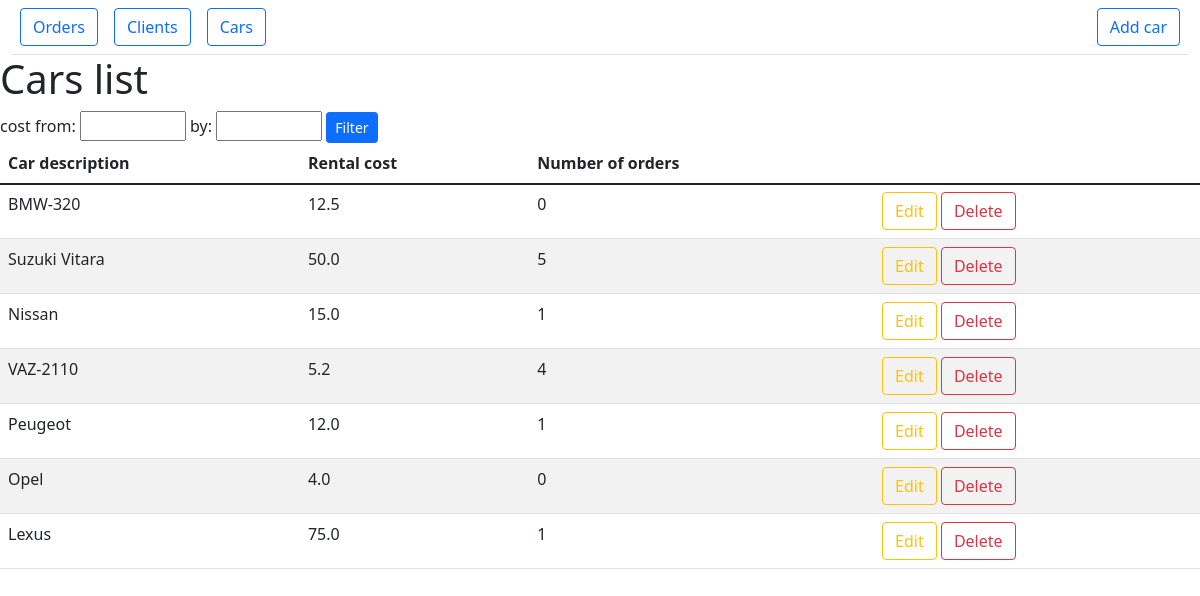
The app's page /cars-list, older data.
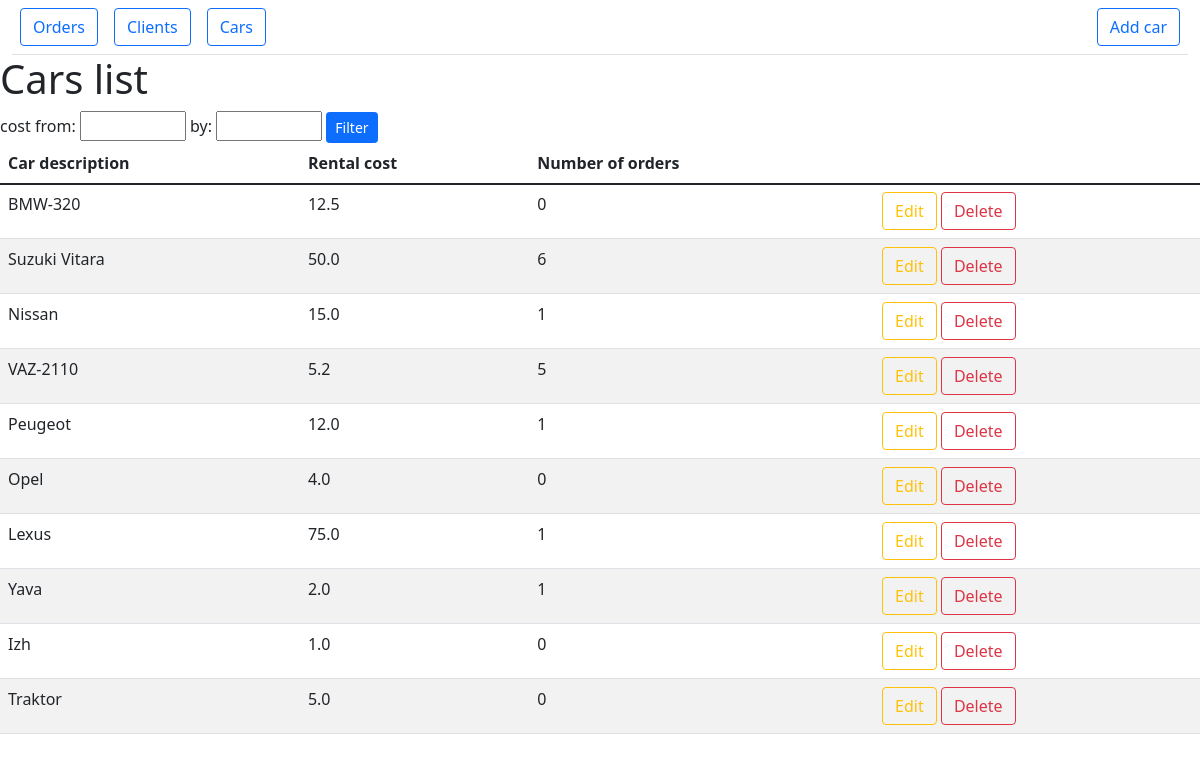
The same page, newer data.
### main.py (models this page shows, shortened)
class Cars(db.Model):
    id = db.Column(db.Integer, primary_key=True)
    number = db.Column(db.String(30), nullable=False)
    description = db.Column(db.String(90), nullable=False)
    rental_cost = db.Column(db.Float(), nullable=False)

### main.py (the view, shortened to what this page needs)
@rental_cars.route('/cars-list', methods=['POST', 'GET'])
def cars_list():
    cars_req = "SELECT id, description, rental_cost, COUNT(car_id) FROM \
                    (SELECT cars.*, orders.car_id FROM cars \
                    LEFT JOIN orders ON cars.id = orders.car_id) GROUP BY id"
    g.db = sqlite3.connect('rental_cars.db')
    cur = g.db.execute(cars_req)
    linked_cars = cur.fetchall()
    g.db.close()
    return render_template('cars-list.html', linked_cars=linked_cars)

### templates/cars-list.html (shortened to what this page needs)
{% extends 'documentation/html_prototype/static_prototype.html' %}
{% block nav %}
<div class="ms-auto p-2 bd-highlight"><a href="/add-car" class="btn btn-outline-primary"> Add car </a></div>
{% endblock %}
{% block body %}
<h1>Cars list</h1>
<form method="POST">
    <label for="cost_from"> cost from: </label>
    <input type="number" step="1" min="0" max="1000" id="cost_from" name="cost_from"/>
    <label for="cost_by"> by: </label>
    <input type="number" step="1" min="0" max="1000" id="cost_by" name="cost_by"/>
    <button type="submit" class="btn btn-primary btn-sm">Filter</button>
</form>
<table class="table table-striped table-hover">
    <thead>
        <tr>
            <th scope="col">Car description</th>
            <th scope="col">Rental cost</th>
            <th scope="col">Number of orders</th>
        </tr>
    </thead>
    <tbody>
        <tr>
            {% for row in linked_cars %}
                <tr>
                    <td>{{ row[1] }}</td>
                    <td>{{ row[2] }}</td>
                    <td>{{ row[3] }}</td>
                    <td>
                        <a href="/cars-list/{{ row[0] }}/update-car" class="btn btn-outline-warning">Edit</a>
                        <a href="/cars-list/{{ row[0] }}/delete-car" class="btn btn-outline-danger" onclick="return confirm('Please confirm delete car')">Delete</a>
                    </td>
                </tr>
            {% endfor %}
        </tr>
    </tbody>
</table>
{% endblock %}

Row changes from the older to the newer data that the page shows:
computed for Cars "Suzuki Vitara": row "5" → "6"
computed for Cars "VAZ-2110": id "4" → "5"
added Cars: description "Yava", rental_cost "2.0", row "1"
added Cars: description "Izh", rental_cost "1.0", row "0"
added Cars: description "Traktor", rental_cost "5.0", row "0"
